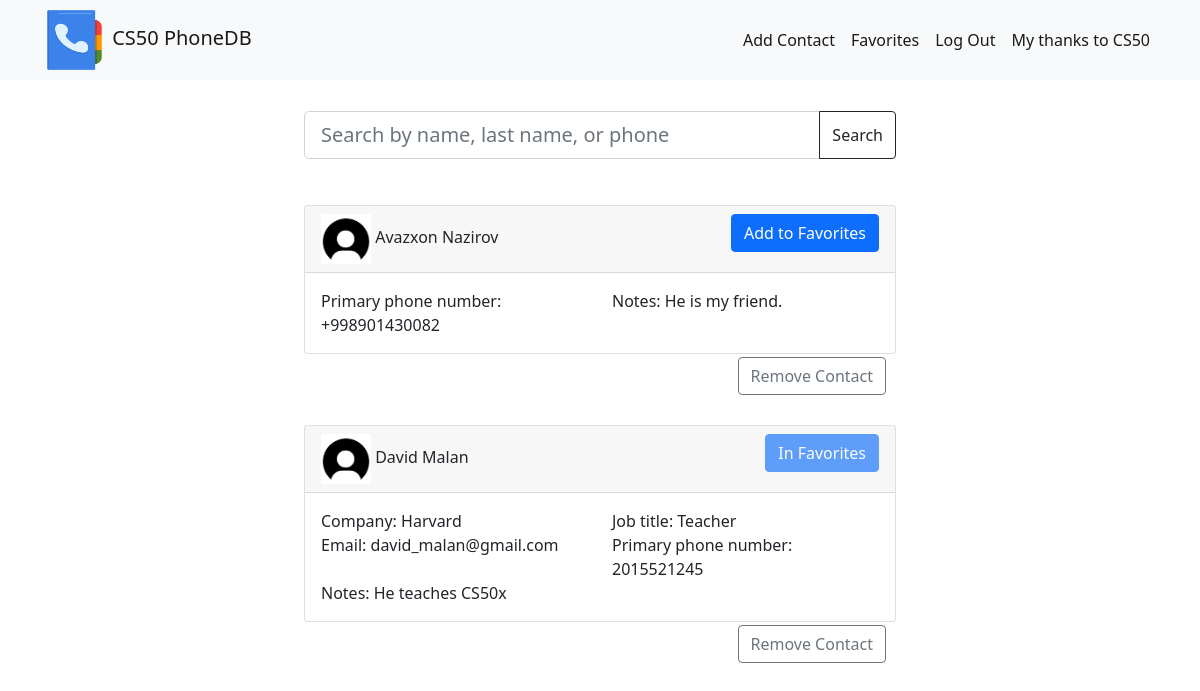
Page / (signed in) on the earlier database version.
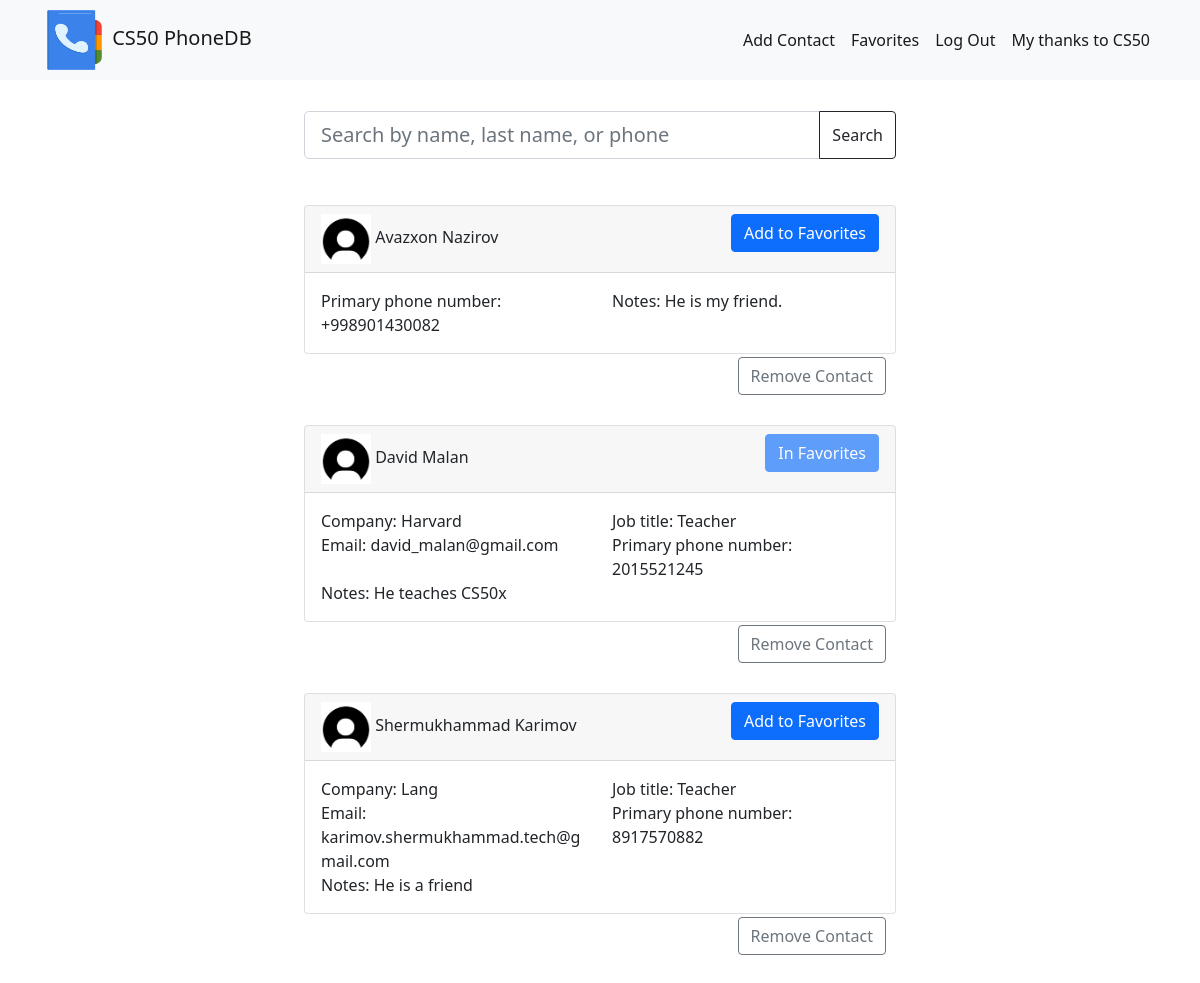
Same page on the later database version.
### tables this page shows
CREATE TABLE user_contacts(
contact_id INTEGER PRIMARY KEY NOT NULL,
first_name TEXT NOT NULL,
last_name TEXT,
company TEXT,
job_title TEXT,
email TEXT,
phone_primary TEXT NOT NULL,
phone_secondary TEXT,
notes TEXT,
user_id INTEGER, favorite INTEGER DEFAULT 0,
FOREIGN KEY(user_id) REFERENCES users(id));

### app.py (the view)
@app.route("/")
@login_required
def index():
    contact_table = db.execute("SELECT * FROM user_contacts WHERE user_id = (?) ORDER BY first_name", session["user_id"])
    return render_template("index.html", contact_table=contact_table)

### helpers.py (called while the page is built)
def login_required(f):
    @wraps(f)
    def decorated_function(*args, **kwargs):
        if session.get("user_id") is None:
            return redirect("/login")
        return f(*args, **kwargs)
    return decorated_function

### templates/index.html (shortened to what this page needs)
{% extends "layout.html" %}
{% block main %}
<div class="row g-3" style="margin-bottom: 30px; margin-top: 15px;">
    <div class="col-6" style="margin-left: auto; margin-right: auto;">
            <form action="/search">
                <div class="input-group mb-3">
                    <input type="text" name="q" class="form-control form-control-lg" placeholder="Search by name, last name, or phone" aria-label="Search Contacts" aria-describedby="button-addon2">
                    <button class="btn btn-outline-dark" type="submit" id="button-addon2">Search</button>
                </div>
            </form>
    </div>
</div>
{% for row in contact_table %}
    <div class="row g-3" style="margin-bottom: 30px;">
        <div class="col-6" style="margin-left: auto; margin-right: auto;">
            <div class="card" style="width: auto;">
                <div class="card-header" style="display: flex; justify-content: space-between;">
                    <div>
                        <img src="{{url_for('static', filename='/Image/profile_image.png')}}" draggable="false" class="img-fluid" width="50" height="50">
                        {{ row["first_name"] }} {{ row["last_name"] }}
                    </div>
                    <div>
                        <form action="/favorites">
                            {% if row["favorite"] == 1 %}
                                <button type="button"  class="btn btn-primary" disabled>In Favorites</button>
                            {% else %}
                                <button type="submit"  class="btn btn-primary">Add to Favorites</button>
                            {% endif %}
                        </form>
                    </div>
                </div>
                <div class="card-body">
                    <div class="row row-cols-2">
                        {% if row["company"] %}
                            <div class="col-6">
                                <p class="card-text">
                                    Company: {{ row["company"] }}
                                </p>
                            </div>
                        {% endif %}
                        {% if row["job_title"] %}
                            <div class="col-6">
                                <p class="card-text">
                                    Job title: {{ row["job_title"] }}
                                </p>
                            </div>
                        {% endif %}
                        {% if row["email"] %}
                            <div class="col-6">
                                <p class="card-text">
                                    Email: {{ row["email"] }}
                                </p>
                            </div>
                        {% endif %}
                        {% if row["phone_primary"] %}
                            <div class="col-6">
                                <p class="card-text">
                                    Primary phone number: {{ row["phone_primary"] }}
                                </p>
                            </div>
                        {% endif %}
                        {% if row["notes"] %}
                            <div class="col-6">
                                <p class="card-text">
                                    Notes: {{ row["notes"] }}
                                </p>
                            </div>
                        {% endif %}
                    </div>
                </div>
            </div>
            <form action="/remove">
                <button type="submit" class="btn btn-outline-secondary" style=" margin-left: auto; display: flex; margin-right: 10px; margin-top: 3px;">Remove Contact</button>
            </form>
        </div>
    </div>
{% endfor %}
{% endblock %}

### templates/layout.html (shortened to what this page needs)
<!DOCTYPE html>
<html lang="en">
<head>
    <link rel="stylesheet" href="../static/Styles/styles.css">
    <link rel="stylesheet" href="https://cdnjs.cloudflare.com/ajax/libs/intl-tel-input/17.0.8/css/intlTelInput.css">
    <link href="https://cdn.jsdelivr.net/npm/bootstrap@5.0.2/dist/css/bootstrap.min.css" rel="stylesheet">
</head>
<body>
    <nav class="navbar navbar-light bg-light navbar-expand-md">
        <div class="container">
            <a class="navbar-brand" href="/" draggable="false">
                <img src="{{url_for('static', filename='/Image/logo.png')}}" draggable="false" alt="" width="65" height="60" class="d-inline-block align-text-center">
                CS50 PhoneDB
            </a>
            {% if session["user_id"] %}
                <ul class="navbar-nav ">
                    <li class="nav-item">
                        <a class="nav-link active" aria-current="page" href="/add">Add Contact</a>
                    </li>
                    <li class="nav-item">
                        <a class="nav-link active" aria-current="page" href="/favorites">Favorites</a>
                    </li>
                    <li class="nav-item">
                        <a class="nav-link active" aria-current="page" href="/logout">Log Out</a>
                    </li>
                    <li class="nav-item">
                        <a class="nav-link active" aria-current="page" href="/thanks">My thanks to CS50</a>
                    </li>
                </ul>
            {% else %}
                <ul class="navbar-nav ms-auto mt-2">
                    <li class="nav-item"><a class="nav-link" href="/register">Register</a></li>
                    <li class="nav-item"><a class="nav-link" href="/login">Log In</a></li>
                </ul>
            {% endif %}
        </div>
    </nav>
    {% block main %} {% endblock %}
</body>
</html>

### static/Styles/styles.css (style rules this page uses)
.navbar { height: 80px; }
.bg-light { color: #e9f5ed; }

Differences in the rows shown:
added user_contacts: first_name "Shermukhammad", last_name "Karimov", favorite "Add to Favorites", company "Lang", job_title "Teacher", email "karimov.shermukhammad.tech@gmail.com", phone_primary "8917570882", notes "He is a friend"
